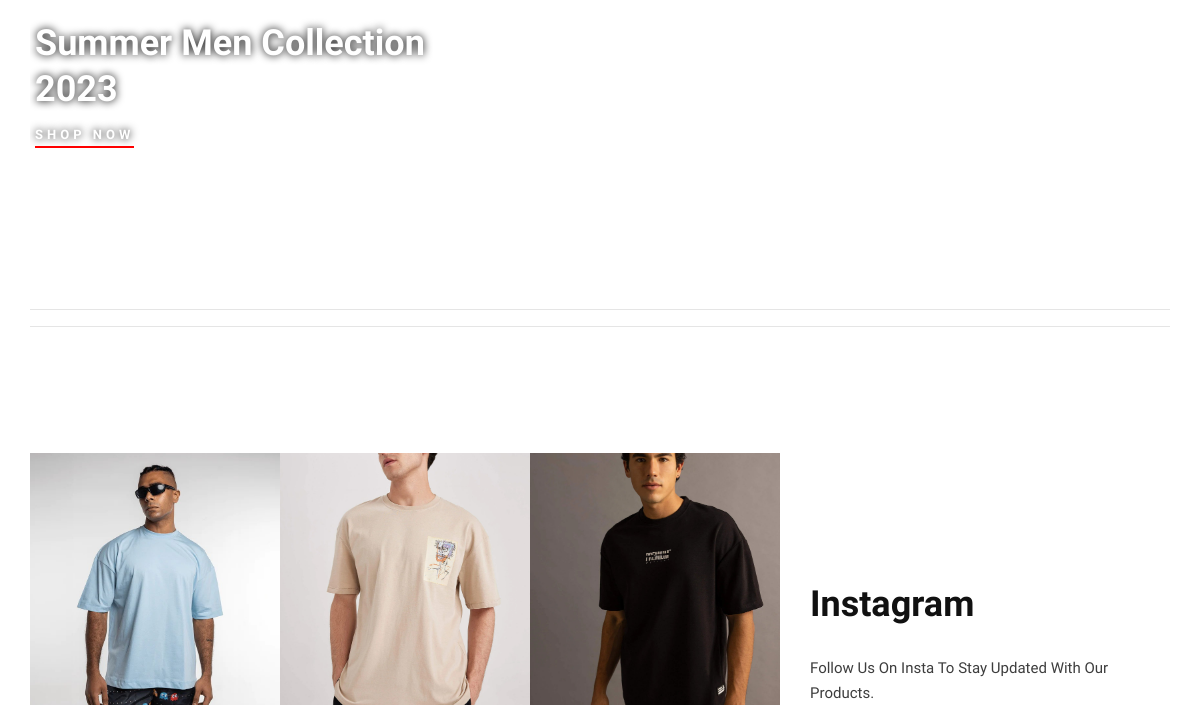
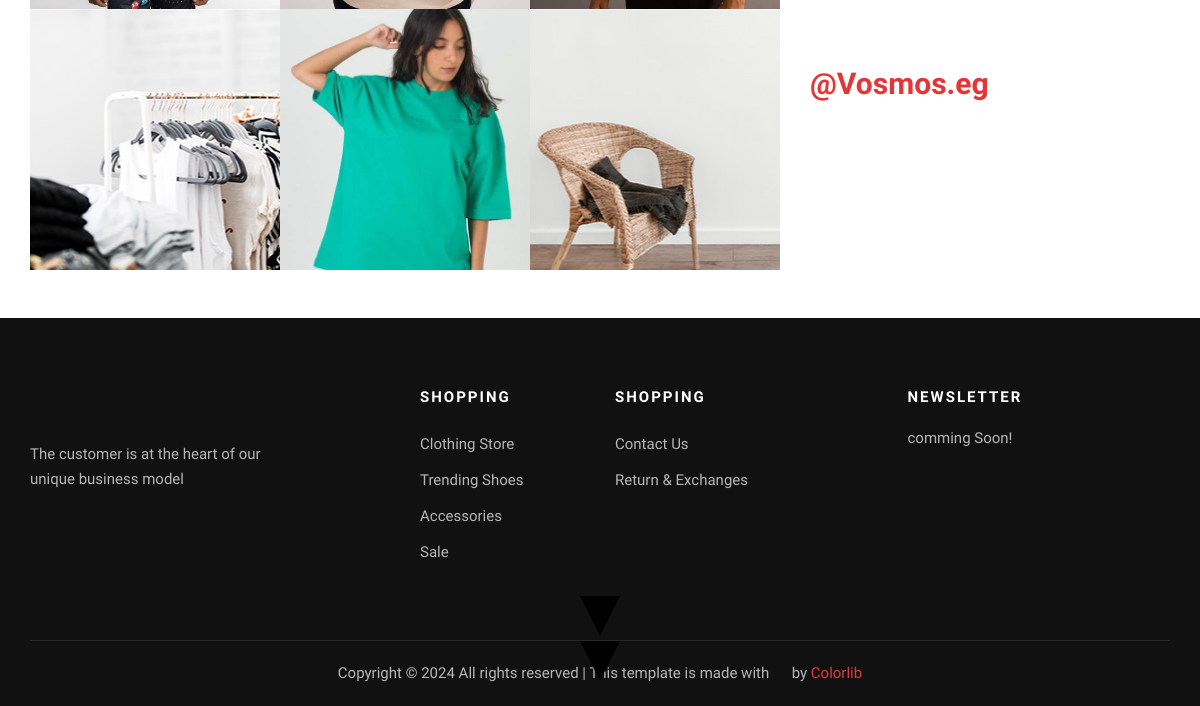
Before: / (lower part) with the older database file (2 pictures, top to bottom).
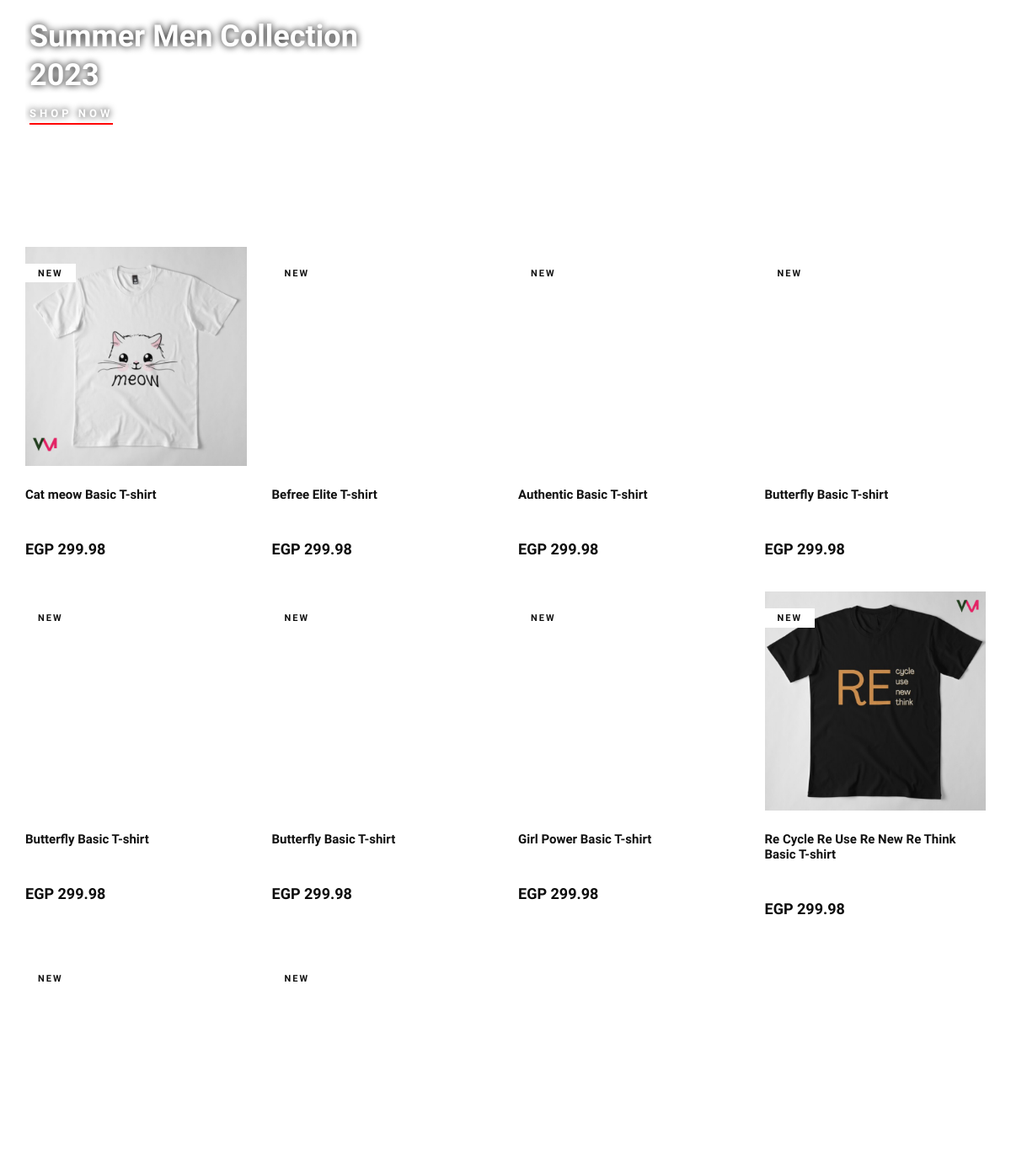
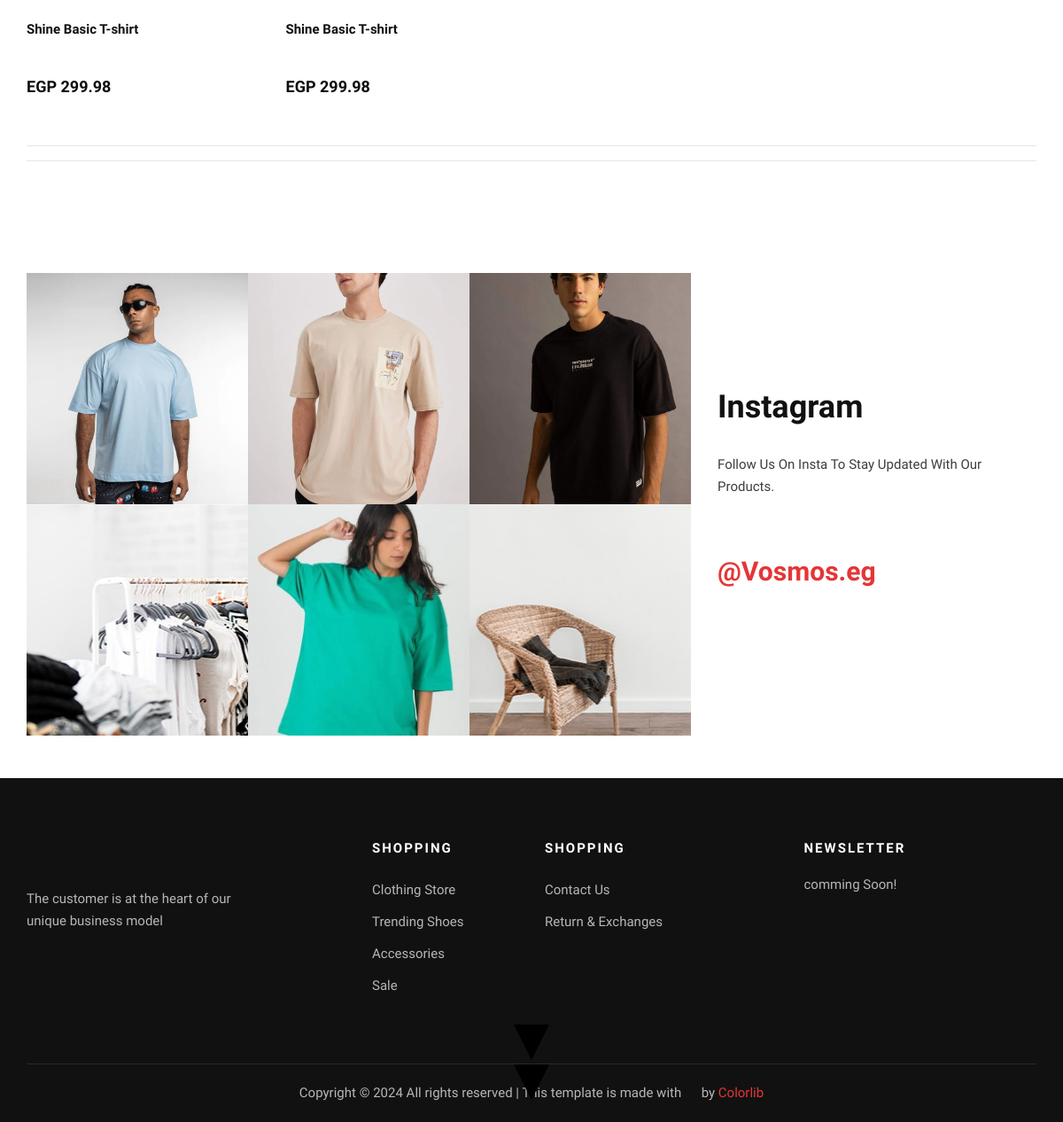
After: the same page with the newer database file (2 pictures, top to bottom).
### backend/models.py (models this page shows)
class Product(models.Model):
    CATEGORY_CHOICES = (
        ('M', 'Men'),
        ('W', 'Women'),
        ('K', 'Kids'),
        ('A', 'Accessories'),
    )
    SUB_CATEGORY_CHOICES = (
    ('S', 'Shirt'),
    ('SW', 'Sport wear'),
    ('OW', 'Outwear')
    )
    LABEL_CHOICES = (
        ('NEW', 'primary'),
        ('BEST Seller', 'secondary'),
        ('N', '')
    )
    product_id = models.AutoField
    id = models.AutoField(primary_key=True, auto_created=True)
    customized = models.BooleanField(default=False)
    product_name = models.CharField(max_length=50)
    category = models.ManyToManyField('Category', through='ProductCategory')
    label = models.CharField(choices=LABEL_CHOICES, max_length=11, default="")
    subcategory = models.CharField(choices= SUB_CATEGORY_CHOICES ,max_length=50, default="")
    price = models.FloatField(default=0)
    discount_price = models.FloatField(default=0)
    pub_date = models.DateField()
    image = models.ImageField(upload_to="static", default="", blank=True, null=True)
    material = models.CharField(max_length=50, default="Coton 100%")
    description = models.TextField(default="Are you looking for a t shirt that is comfortable, stylish and affordable? Look no further than our new collection of t shirts, designed to suit any occasion and personality. Whether you want to express your creativity, show your support for a cause, or simply enjoy a casual day out, we have the perfect t shirt for you. Our t shirts are made from high-quality cotton, which is soft, breathable and durable. They come in a variety of colors, sizes and designs, so you can find the one that matches your style and mood.  Our t shirts are easy to wash and care for, and they will not fade or shrink over time. They are also eco-friendly and ethically produced, so you can wear them with confidence and pride. Order your t shirt today and enjoy free shipping for orders over EGP 500. You will love how you look and feel in our t shirts, and so will everyone else. Don't miss this opportunity to get the best t shirt ever.")
    path = models.CharField(max_length=50, default="")
    FrontCanva = models.OneToOneField('FrontCanva', on_delete=models.CASCADE, null=True, blank=True)
    BackCanva = models.OneToOneField('BackCanva', on_delete=models.CASCADE, null=True, blank=True)
    def get_absolute_url(self):
        if self.customized:
            return reverse('customized_view', args=[str(self.id)])
        else:
            return f"/product_detail/{self.id}/"

### backend/views.py (the view)
# urls.py: path('', views.index, name='index'),
def index(request):
    recently_viewed_product_ids = request.session.get('recently_viewed_products', [])
    recently_viewed_products = Product.objects.filter(id__in=recently_viewed_product_ids)
    products = Product.objects.all()[:10]
    return render(request, 'index.html', {
        'products': products,
        'recently_viewed_products': recently_viewed_products,
    })

### backend/templates/index.html (shortened to what this page needs)
{% extends "layout.html" %}
{% load static %}
{% block body %}
<div class="cd-cart cd-cart--empty js-cd-cart">
    <div class="cd-cart__content">
    </div>
</div>
<section class="hero">
    <div class="arrow-container">
        <div class="arrow"></div>
        <div class="arrow"></div>
    </div>
</section>
<section class="banner spad">
    <div class="container">
        <div class="row">
            <div class="col-lg-5">
                <div class="banner__item banner__item--middle">
                    <div class="banner__item__text">
                        <h2>Summer Men Collection 2023</h2>
                        <a href="{% url 'show_products' 'W' %}">Shop now</a>
                    </div>
                </div>
            </div>
            <div class="col-lg-7">
            </div>
        </div>
    </div>
</section>
<section class="product spad">
    <div class="container">
        <div class="row">
            <div class="col-lg-12">
            </div>
        </div>
        <div class="row product__filter">
            {% for product in products %}
            <div class="col-lg-3 col-md-6 col-sm-6 col-6 mix new-arrivals">
                <div class="product__item">
                    <div class="product__item__pic set-bg" data-setbg="{% static product.path %}"
                        onclick="window.location.href='{{ product.get_absolute_url }}'">
                        {% if product.label != 'N' %}
                        <span class="label">{{ product.label }}</span>
                        {% endif %}
                    </div>
                    <div class="product__item__text">
                        <h6>{{ product.product_name }}</h6>
                        <div class="rating">
                            <i class="fa fa-star-o"></i>
                            <i class="fa fa-star-o"></i>
                            <i class="fa fa-star-o"></i>
                            <i class="fa fa-star-o"></i>
                            <i class="fa fa-star-o"></i>
                        </div>
                        <h5>EGP {{ product.price|floatformat:2 }}</h5>
                    </div>
                </div>
            </div>
            {% endfor %}
        </div>
        <hr />
        <hr />
    </div>
</section>
<section class="instagram spad">
    <div class="container">
        <div class="row">
            <div class="col-lg-8">
                <div class="instagram__pic">
                    <div class="instagram__pic__item set-bg"
                        data-setbg="{% static 'frontend/img/instagram/instagram-1.jpg' %}"></div>
                    <div class="instagram__pic__item set-bg"
                        data-setbg="{% static 'frontend/img/instagram/instagram-2.jpg' %}"></div>
                    <div class="instagram__pic__item set-bg"
                        data-setbg="{% static 'frontend/img/instagram/instagram-3.jpg' %}"></div>
                    <div class="instagram__pic__item set-bg"
                        data-setbg="{% static 'frontend/img/instagram/instagram-4.jpg' %}"></div>
                    <div class="instagram__pic__item set-bg"
                        data-setbg="{% static 'frontend/img/instagram/instagram-5.jpg' %}"></div>
                    <div class="instagram__pic__item set-bg"
                        data-setbg="{% static 'frontend/img/instagram/instagram-6.jpg' %}"></div>
                </div>
            </div>
            <div class="col-lg-4">
                <div class="instagram__text">
                    <h2>Instagram</h2>
                    <p>Follow Us On Insta To Stay Updated With Our Products.</p>
                    <a href="https://www.instagram.com/vosmos.eg/">
                        <h3>@Vosmos.eg</h3>
                    </a>
                </div>
            </div>
        </div>
    </div>
</section>
<br>
<br>
{% endblock %}

Changed rows visible on the page:
added Product: shows a picture, label "NEW", product_name "Cat meow Basic T-shirt", price "299.98"
added Product: label "NEW", product_name "Befree Elite T-shirt", price "299.98"
added Product: label "NEW", product_name "Authentic Basic T-shirt", price "299.98"
added Product: label "NEW", product_name "Butterfly Basic T-shirt", price "299.98"
added Product: label "NEW", product_name "Butterfly Basic T-shirt", price "299.98"
added Product: label "NEW", product_name "Butterfly Basic T-shirt", price "299.98"
added Product: label "NEW", product_name "Girl Power Basic T-shirt", price "299.98"
added Product: shows a picture, label "NEW", product_name "Re Cycle Re Use Re New Re Think Basic T-shirt", price "299.98"
added Product: label "NEW", product_name "Shine Basic T-shirt", price "299.98"
added Product: label "NEW", product_name "Shine Basic T-shirt", price "299.98"
